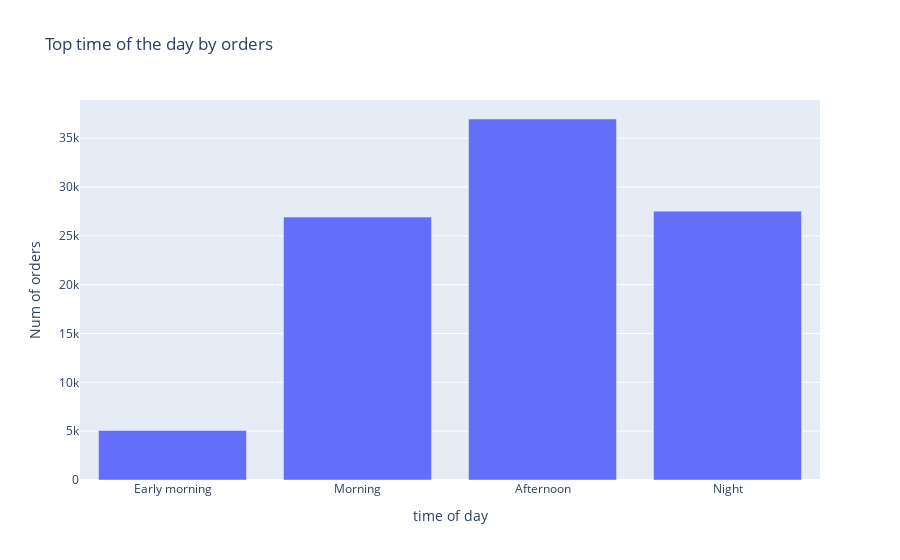

Notebook code for this chart:
### Code cell
fig = px.bar(order_time_day, x='order_purchase_time_day', y='order_id', title='Top time of the day by orders', labels={'order_purchase_time_day': 'time of day', 'order_id': 'Num of orders'})
fig.show()

### Figure 1 — Plotly figure (JSON) as saved in the notebook; plotly's stock layout.template omitted (floating-point values rounded to 4 significant figures)
{"data": [{"alignmentgroup": "True", "hovertemplate": "time of day=%{x}<br>Num of orders=%{y}<extra></extra>", "legendgroup": "", "marker": {"color": "#636efa", "pattern": {"shape": ""}}, "name": "", "offsetgroup": "", "orientation": "v", "showlegend": false, "textposition": "auto", "type": "bar", "x": ["Early morning", "Morning", "Afternoon", "Night"], "xaxis": "x", "y": [5071, 26914, 36956, 27520], "yaxis": "y"}], "layout": {"barmode": "relative", "legend": {"tracegroupgap": 0}, "title": {"text": "Top time of the day by orders"}, "xaxis": {"anchor": "y", "domain": [0, 1], "title": {"text": "time of day"}}, "yaxis": {"anchor": "x", "domain": [0, 1], "title": {"text": "Num of orders"}}}}
